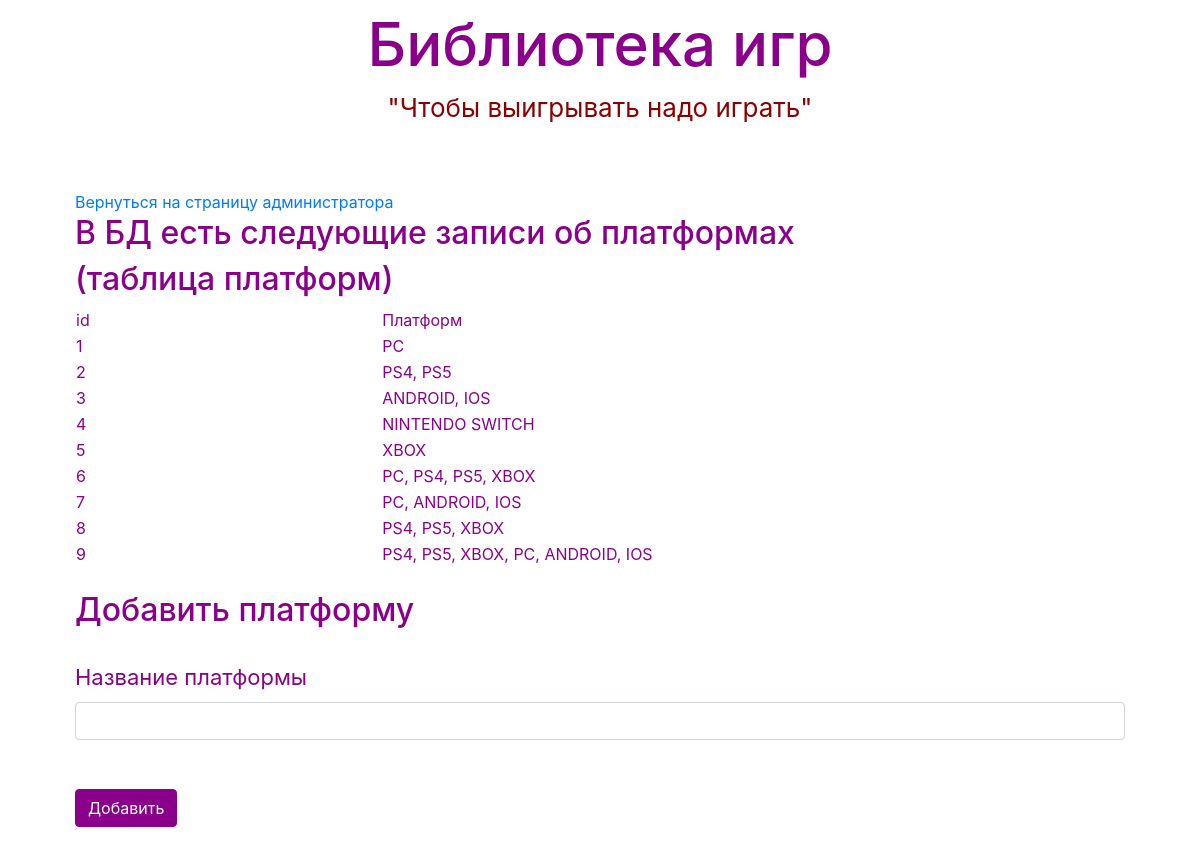
Screenshot of /addplatforms (signed in) with the database file from the repository.
### data/platforms.py (models this page shows, shortened)
class Platform(SqlAlchemyBase):
    __tablename__ = 'platforms'
    id = sqlalchemy.Column(sqlalchemy.Integer, primary_key=True, autoincrement=True)
    name_platform = sqlalchemy.Column(sqlalchemy.String, nullable=True)
    games = orm.relation("Game", back_populates='platform')

### main.py (the view)
@app.route('/addplatforms', methods=['GET', 'POST'])
@login_required
def addplatform():
    db_sess = db_session.create_session()
    platform_in_bd = db_sess.query(Platform).all()
    add_form = AddPlatformsForm()
    if add_form.validate_on_submit():
        platform = Platform(
            platform=add_form.name_platform.data)
        db_sess.add(platform)
        db_sess.commit()
        return redirect('/index_admin')
    return render_template('add_platforms.html', title='Добавление платформ', result=platform_in_bd, form=add_form)

### data/add_platforms.py
class AddPlatformsForm(FlaskForm):
    name_platform = StringField('Название платформы', validators=[DataRequired()])
    submit = SubmitField('Добавить')

### data/db_session.py (called while the page is built)
def create_session() -> Session:
    global __factory
    return __factory()

### main.py (called while the page is built)
@login_manager.user_loader
def load_user(user_id):
    db_sess = db_session.create_session()
    return db_sess.query(User).get(user_id)

### templates/add_platforms.html (shortened to what this page needs)
{% extends "base.html" %}
{% block content %}
<br>
<a href="index_admin" >Вернуться на страницу администратора</a>
<br>
<h2>В БД есть следующие записи об платформах</h2>
<h2>(таблица платформ)</h2>
<div class="table_container">
    <table class="my_table">
        <tr class="my_row">
            <td class="title" width="70px" bgcolor="#dddddd">id</td>
            <td class="title" width="170px" bgcolor="#dddddd">Платформ</td>
        </tr>
    </table>
</div>
{% for plt in result %}
<div class="table_container">
    <table class="my_table">
        <tr class="my_row">
            <td class="ordinary" width="70px" bgcolor="#eeeeff">{{ plt.id }} </td>
            <td class="ordinary" width="170px" bgcolor="#eeeeff" >{{ plt.name_platform }} </td>
        </tr>
    </table>
</div>
{% endfor %}
<br>
<h2>Добавить платформу</h2>
<br>
<form action="" method="post">
    <p>
        {{ form.name_platform.label }}<br>
        {{ form.name_platform(class="form-control") }}<br>
    </p>
    <p>{{ form.submit(type="submit", class="btn btn-primary") }}</p>
</form>
{% endblock %}

### static/css/style.css (style rules this page uses)
p { color : #8B008B; font-size: 22px }
h2 { color :#8B008B; }
body { background-image: url("https://catherineasquithgallery.com/uploads/posts/2021-03/1614766690_50-p-igrovie-foni-dlya-youtube-58.jpg"); }
.btn-primary { background-color: #8B008B; border-color: #8B008B; }
table { width: 100%; }
td { background-color: transparent !important; color: #8B008B }

### rows the page displays
Platform: id "1", name_platform "PC"
Platform: id "2", name_platform "PS4, PS5"
Platform: id "3", name_platform "ANDROID, IOS"
Platform: id "4", name_platform "NINTENDO SWITCH"
Platform: id "5", name_platform "XBOX"
Platform: id "6", name_platform "PC, PS4, PS5, XBOX"
Platform: id "7", name_platform "PC, ANDROID, IOS"
Platform: id "8", name_platform "PS4, PS5, XBOX"
Platform: id "9", name_platform "PS4, PS5, XBOX, PC, ANDROID, IOS"
